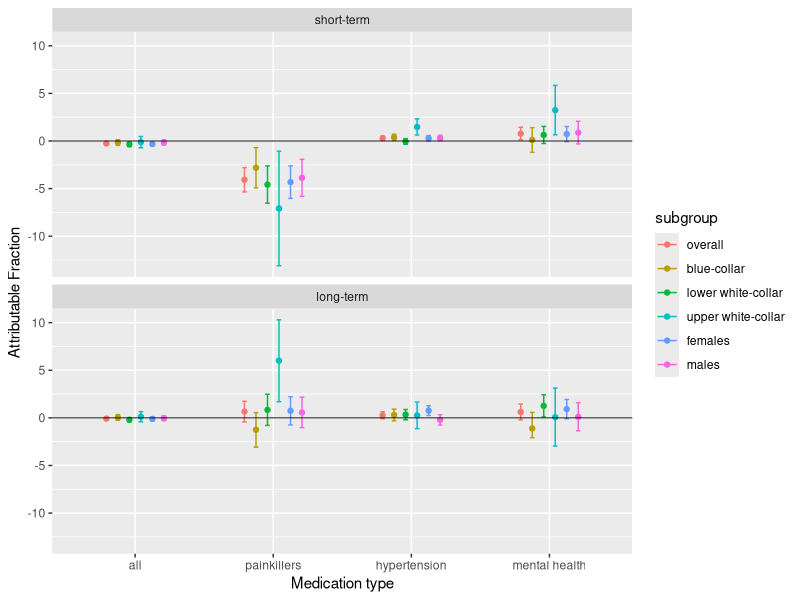
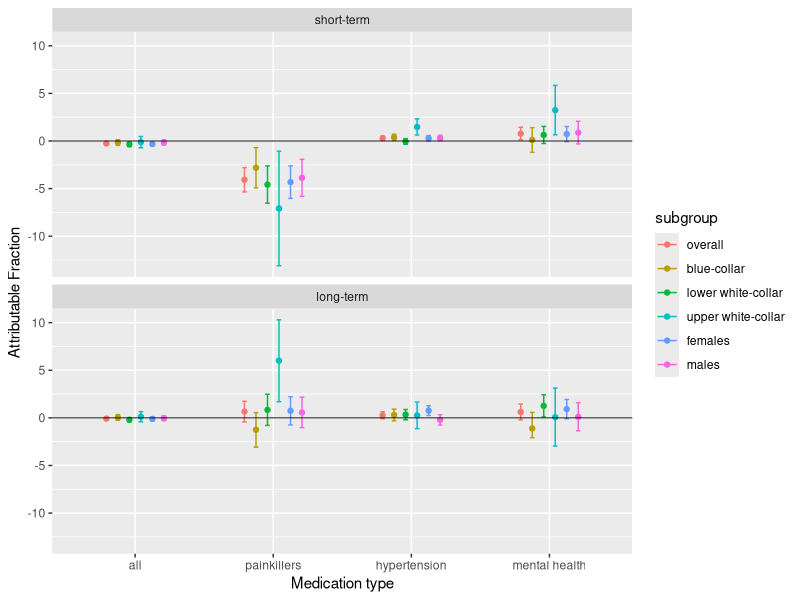

Recreate these plots in R, in order.
## ---- chunk 1
knitr::opts_chunk$set(echo = TRUE, warning = FALSE, message = FALSE)
## ---- chunk 2
library(ggplot2)
## ---- chunk 3
AF <- data.frame(c(-0.26, -4.08, 0.3, 0.78, -0.08, 0.66, 0.27, 0.62,
                   -0.16, -2.81, 0.39, 0.11, 0.04, -1.25, 0.31, -1.11,
                   -0.35, -4.58, -0.05, 0.63, -0.2, 0.84, 0.34, 1.26,
                   -0.12, -7.09, 1.47, 3.24, 0.12, 6.01, 0.26, 0.08, 
                   -0.32, -4.32, 0.29, 0.73, -0.11, 0.74, 0.76, 0.92,
                   -0.15, -3.87, 0.31, 0.88, -0.04, 0.57, -0.21, 0.11),
                 c(-0.43, -5.35, 0.1, 0.13, -0.24, -0.42, -0.09, -0.21, 
                   -0.46, -4.93, 0.06, -1.19, -0.25, -3.07, -0.31, -2.08,
                   -0.58, -6.53, -0.34, -0.26, -0.41, -0.79, -0.2, 0.10,
                   -0.71, -13.1, 0.63, 0.65, -0.41, 1.70, -1.13, -2.96,
                   -0.53, -6.03, 0.00, -0.06, -0.30, -0.74, 0.25, -0.09,
                   -0.41, -5.81, 0.03, -0.30, -0.29, -1.02, -0.75, -1.36),
                 c(-0.10, -2.8, 0.5, 1.44, 0.08, 1.74, 0.64, 1.45,
                   0.14, -0.70, 0.71, 1.40, 0.34, 0.55, 0.92, 0.57,
                   -0.11, -2.62, 0.25, 1.53, 0.02, 2.48, 0.88, 2.43,
                   0.47, -1.07, 2.32, 5.84, 0.65, 10.30, 1.65, 3.13,
                   -0.11, -2.62, 0.57, 1.52, 0.09, 2.22, 1.27, 1.93,
                   0.11, -1.93, 0.60, 2.07, 0.21, 2.17, 0.32, 1.58),
                 rep(c("all", "painkillers", "hypertension", "mental health"), 12),
                 rep(c("overall", "blue-collar", "lower white-collar", "upper white-collar", "females", "males"), each = 8),
                 rep(c("short-term", "long-term"), each = 4, times = 6),
                 rep(c(453991, 220805, 118360, 55695, 186114, 91181, 95656, 46326, 222659, 108317, 231332, 112488), each = 4))

colnames(AF) <- c("estimate", "lb", "ub", "medication", "subgroup", "time", "sample size")

AF$time <- relevel(factor(AF$time), ref = "short-term")
AF$medication <- factor(AF$medication, levels = c("all", "painkillers", "hypertension", "mental health"))
AF$subgroup <- relevel(factor(AF$subgroup, levels = c("overall", "blue-collar", "lower white-collar", "upper white-collar", "females", "males")), ref = "overall")

pd <- position_dodge(0.5)

ggplot(AF, aes(x=medication, y=estimate, colour=subgroup)) + 
    facet_wrap(~ time, ncol = 1) +
    geom_errorbar(aes(ymin=lb, ymax=ub), width=0.2, position=pd) +
    geom_point(position=pd, size=1.5, shape=19) +
    ylab("Attributable Fraction") +
    xlab("Medication type") +
    geom_hline(yintercept = 0, size = 0.3, colour = "black")

## ---- chunk 4

ggplot(AF, aes(x=medication, y=estimate, colour=subgroup)) + 
    facet_wrap(~ time, ncol = 1) +
    geom_errorbar(aes(ymin=lb, ymax=ub), width=0.2, position=pd) +
    geom_point(position=pd, size=1.5, shape=19) +
    ylab("Attributable Fraction") +
    xlab("Medication type") +
    geom_hline(yintercept = 0, size = 0.3, colour = "black")

